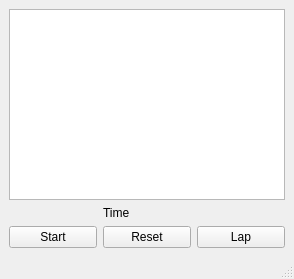
<?xml version="1.0" encoding="UTF-8"?>
<ui version="4.0">
 <class>MainWindow</class>
 <widget class="QMainWindow" name="MainWindow">
  <property name="geometry">
   <rect>
    <x>0</x>
    <y>0</y>
    <width>294</width>
    <height>279</height>
   </rect>
  </property>
  <property name="windowTitle">
   <string>MainWindow</string>
  </property>
  <widget class="QWidget" name="centralwidget">
   <layout class="QGridLayout" name="gridLayout_2">
    <item row="0" column="0">
     <layout class="QGridLayout" name="gridLayout">
      <item row="0" column="0" colspan="3">
       <widget class="QTextBrowser" name="lapsTextBrowser"/>
      </item>
      <item row="1" column="1">
       <widget class="QLabel" name="timeLabel">
        <property name="text">
         <string>Time</string>
        </property>
       </widget>
      </item>
      <item row="2" column="0">
       <widget class="QPushButton" name="startStopButton">
        <property name="text">
         <string>Start</string>
        </property>
       </widget>
      </item>
      <item row="2" column="1">
       <widget class="QPushButton" name="resetButton">
        <property name="text">
         <string>Reset</string>
        </property>
       </widget>
      </item>
      <item row="2" column="2">
       <widget class="QPushButton" name="lapButton">
        <property name="text">
         <string>Lap</string>
        </property>
       </widget>
      </item>
     </layout>
    </item>
   </layout>
  </widget>
  <widget class="QMenuBar" name="menubar">
   <property name="geometry">
    <rect>
     <x>0</x>
     <y>0</y>
     <width>294</width>
     <height>22</height>
    </rect>
   </property>
  </widget>
  <widget class="QStatusBar" name="statusbar"/>
 </widget>
 <resources/>
 <connections/>
</ui>
